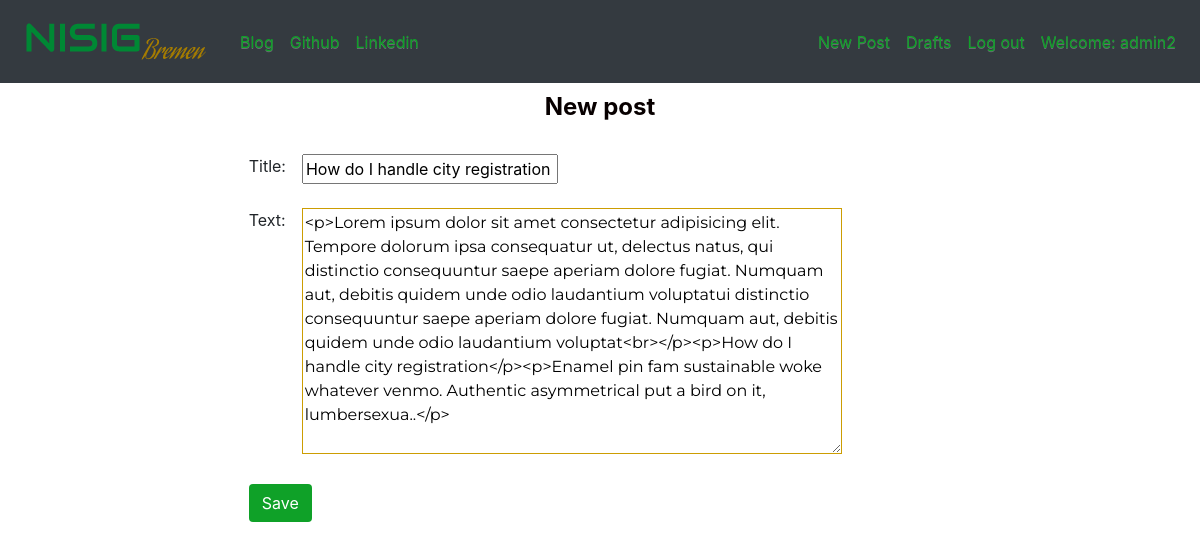
The page /post/1/edit/ (signed in) on the database its author committed.
### nsig_blog/models.py (models this page shows, shortened)
class Post(models.Model):
    author=models.ForeignKey(User, on_delete=models.CASCADE,null=True) # connects each author to an auth user
    published_date=models.DateTimeField(blank=True,null=True)
    title=models.CharField(max_length=200)
    create_date=models.DateTimeField(default=timezone.now)
    text=models.TextField()

### nsig_blog/views.py (the view)
# urls.py: path('post/<int:pk>/edit/',views.PostUpdateView.as_view(),name='post_edit'),
class PostUpdateView (LoginRequiredMixin, UpdateView):
    login_url='/account/login/'
    form_class= PostForm
    redirect_field_name='nsig_blog/post_detail.html'
    model=Post

### nsig_blog/forms.py
class PostForm(forms.ModelForm):
    class Meta:
        model=Post
        fields=('title','text')
        widgets={ #set up classes to edit widget css
            'title':forms.TextInput(attrs={'class':'textinputclass'}),
            'text':forms.Textarea(attrs={'class':'editable medium-editor-textarea postcontent'})
        }

### nsig_blog/templates/nsig_blog/post_form.html (shortened to what this page needs)
{% extends "nsig_blog/base.html" %}
{% block bodyblk %}
<div class="container postcreate ">
    <div class="d-flex justify-content-center mb-4">
        <h1 id="form-title">New post</h1>
    </div>
    <div class="d-flex justify-content-center">
        <form class="postcr-widt" method="POST" >
        {% for field in form %}
        <div class="input-group mb-2 d-flex justify-content-left postcrform">
            <span>{{ field.label}}:&emsp;</span>
            {% if field.label == 'Text' %}
            <span class="">
               {{ field }}
            </span>
            {% else %}
            <div class="">
               <p>{{ field }}</p>
            </div>
            {% endif %}
        </div>
        {% endfor %}
        <button type="submit" class="save btn mt-3 post-btn">Save</button>
        </form>
    </div>
</div>
{% endblock %}

### nsig_blog/templates/nsig_blog/base.html (shortened to what this page needs)
<!DOCTYPE html>
{% load static %}
<html lang="en">
<head>
    <link rel="stylesheet" href="//cdn.jsdelivr.net/npm/medium-editor@latest/dist/css/medium-editor.min.css" type="text/css" media="screen" charset="utf-8">
    <link rel="stylesheet" href="https://stackpath.bootstrapcdn.com/bootstrap/4.4.1/css/bootstrap.min.css">
    <link rel="stylesheet" href="https://maxcdn.bootstrapcdn.com/bootstrap/3.3.7/css/bootstrap-theme.min.css">
    <link rel="stylesheet" href="{% static 'css/nsig_blog.css' %}">
    <link rel="stylesheet" href="https://cdnjs.cloudflare.com/ajax/libs/font-awesome/6.0.0/css/all.min.css">
</head>
<body class="">
    <nav class="navbar navbar-expand-lg navbar-dark bg-dark  techfont loader" style="background-color: #e3f2fd;">
        <a href="{% url 'post_list' %}" class="navbar-brand bigbrand"><img src="{% static 'logo/download.png' %}" alt="NSIG Bremen Logo"></a>
        <div class="collapse navbar-collapse" id="navbarNav">
            <ul class="navbar-nav mr-auto">
                <li class="nav-item active" ><a href="{% url 'post_list' %}" class="nav-link navtex navtex">Blog</a></li>
                <li class="nav-item"><a href="https://github.com/david13pod" class="nav-link navtex">Github</a></li>
                <li class="nav-item"><a href="https://www.linkedin.com/in/oluwapelumi-o-296805a1/" class="nav-link navtex">Linkedin</a></li>
            </ul>
            <ul class="navbar-nav ml-auto">
                {% if user.is_authenticated %}
                <li>
                    <a class="nav-link navtex" href="{% url 'post_new' %}">New Post</a>
                </li>
                <li>
                    <a class="nav-link navtex" href="{% url 'post_draft' %}">Drafts</a>
                </li>
                <li>
                    <a class="nav-link navtex" href="{% url 'nsig_blog_logout' %}">Log out</a>
                </li>
                <li>
                    <a class="nav-link navtex" >Welcome: {{user.username}}</a>
                </li>
                {% else %}
                <li class="nav-item">
                    <a class="nav-link navtex" href="{% url 'nsig_blog_login' %}"><i class="fa-solid fa-user"></i>Login</a>
                </li>
                {% endif %}
            </ul>
        </div>
    </nav>
    <div class="content container">
        <div class="row">
            <div class="col">
              <div class="blog_posts">
                {% block bodyblk %}
                {% endblock %}
              </div>
            </div>
        </div>
    </div>
</body>
</html>

### nsig_blog/static/css/nsig_blog.css (style rules this page uses)
.loader { filter:hue-rotate(0deg); color: linear-gradient(45deg,#0f8,#08f); animation:hue 5000ms infinite linear; }
body { font-size: 16px; }
.container { width: 100%; }
.techfont { font-size: 1.0em; margin-bottom: 10px; }
.navtex { color: #0fa128 !important; }
.postcontent { font-family: 'Montserrat'; font-size: 1em; border: 1px solid rgb(204, 157, 2); width: 45vw; }
.postcreate { width: 66% !important; }
.postcr-widt { width: 100% !important; }
.postcrform { width: 100% !important; }
.bigbrand { font-size: 1.5em; }
.post-btn { background-color: #0fa128; color: rgb(255, 255, 255); }
#form-title { color: rgb(8, 0, 0); font-weight: bolder; font-size: 1.5em; }

### rows shown on the page
Post: form "How do I handle city registration", form "<p>Lorem ipsum dolor sit amet consectetur adipisicing elit. Tempore dolorum ipsa consequatur ut, delectus natus, qui distinctio consequuntur saepe aperiam dolore fugiat. Numquam aut, debitis quidem unde odio laudantium voluptatui distinctio consequuntur saepe aperiam dolore fugiat. Numquam aut, debitis quidem unde odio laudantium voluptat<br></p><p>How do I handle city registration</p><p>Enamel pin fam sustainable woke whatever venmo. Authentic asymmetrical put a bird on it, lumbersexua..</p>"

### other values the page prints
{{ user.username }} "admin2"
{{ field.label }} "Title" "Text"
